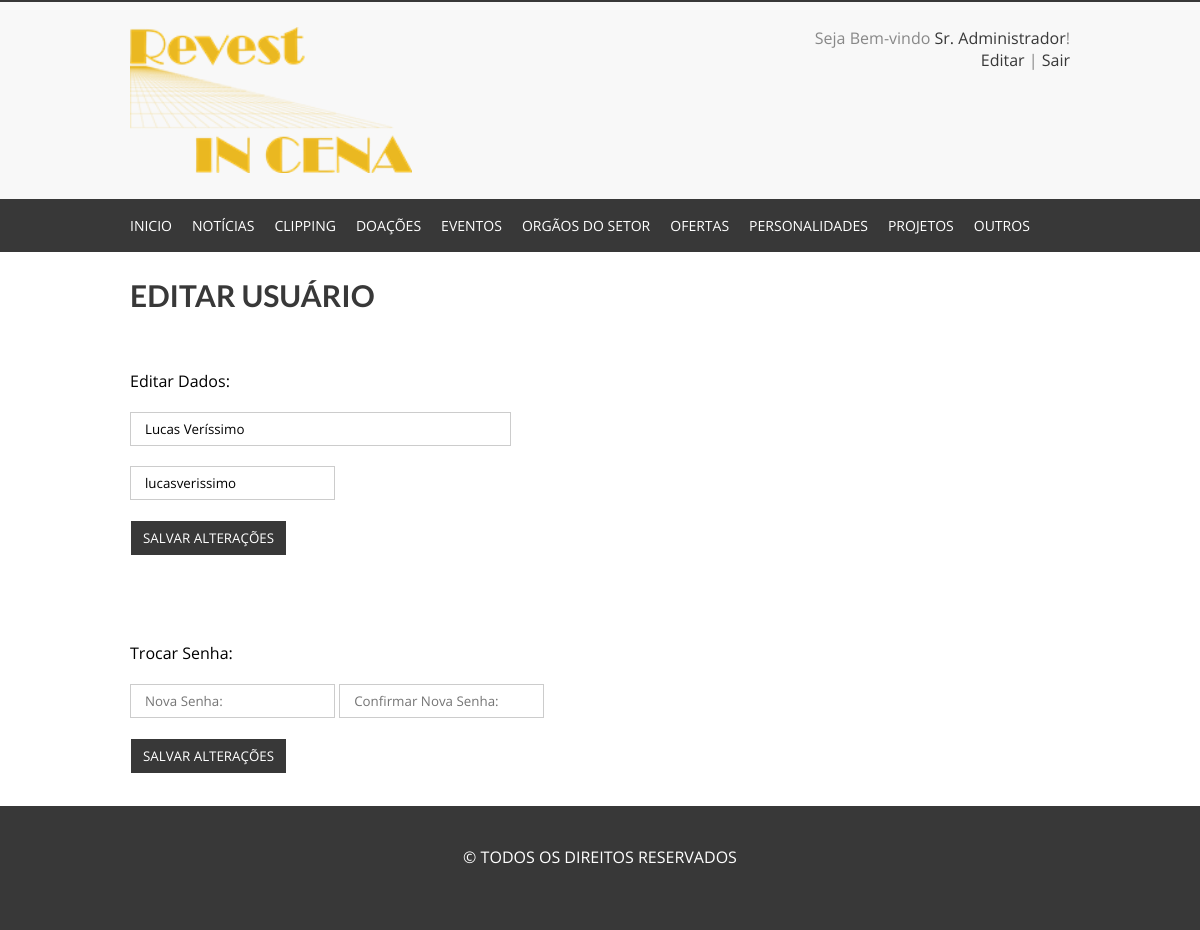
Screenshot of /cms/config.php?m=3&codid=3 (signed in) with the database file from the repository.
### tables this page shows
CREATE TABLE IF NOT EXISTS `usuarios` (
  `id_us` int(11) NOT NULL AUTO_INCREMENT,
  `nome_us` varchar(60) NOT NULL,
  `usuario_us` varchar(32) NOT NULL,
  `email_us` varchar(80) NOT NULL,
  `senha_us` char(40) NOT NULL,
  PRIMARY KEY (`id_us`)
);

### cms/php/class/usuario.class.php (called while the page is built, shortened)
<?php
	class Usuario
	{
		function CarregarDados($conn, $id){
			$select = mysqli_query($conn, "SELECT * FROM usuarios WHERE id_us=$id");
			if(mysqli_num_rows($select)==1){
				$dados = mysqli_fetch_assoc($select);
				$this->nome = $dados['nome_us'];
				$this->usuario = $dados['usuario_us'];
			}else{
				return false;
			}
		}
	}
?>

### cms/includes/editar-usuario.php (the view, shortened to what this page needs)
<section class="Centro Conteudo">
	<h1 class="TituloPagina">Editar Usuário</h1><br/>
	<form name="cadastrar" method="post" onsubmit="return CadastrarUsuario(this)">
		<div class="Linha">Editar Dados:</div>
		<div class="Linha">
			<input type="text" name="nome" class="Campo input" placeholder="Nome: " value="<?php echo $DadosCarregados->nome?>" style="width: 37.3%"/>
		</div>
		<div class="Linha">
			<input type="text" name="usuario" class="Campo input" placeholder="Usuário: " value="<?php echo $DadosCarregados->usuario?>" />
		</div>
		<div class="Linha">
			<input type="submit" value="Salvar Alterações" class="Campo Btn CadEmp AlterDs"/>
		</div>
		<div class="Linhainput resp">
		</div>
		<br/><br/>
	</form>
	<form name="senhas" method="post" onsubmit="return TrocarSenha(this)">
		<div class="Linha">Trocar Senha:</div>
		<div class="Linha">
			<input type="password" name="senha" class="Campo input" placeholder="Nova Senha: " />
			<input type="password" name="confsenha" class="Campo input" placeholder="Confirmar Nova Senha: " />
		</div>
		<div class="Linha">
			<input type="submit" value="Salvar Alterações" class="Campo Btn CadEmp AlterSn"/>
		</div>
		<div class="Linhainput resps">
		</div>
	</form>
</section>

### cms/includes/topo.php (shortened to what this page needs)
<?php
	include_once('php/class/usuario.class.php');
	$Usuario = new Usuario;
	$Usuario->CarregarDados($conn, $_SESSION['id']);
?>
		<header>
			<section class="Centro">
				<a href="../index.php">
					<img src="../imagens/logo.png" alt="Logo" class="Logo"/>
				</a>
				<div class="TopoSair">
					Seja Bem-vindo <a href="config.php?m=3"><?php echo $Usuario->nome;?></a>!<br/>
					<a href="config.php?m=3">Editar</a> | <a href="php/sair.php">Sair</a>
				</div>
				<div class="esp"></div>
			</section>
		</header>
		<nav>
			<section class="Centro">
				<ul class="ListaMenu">
					<li>
						<a href="index.php">Inicio</a>
					</li>
					<li>
						<a href="#">Notícias</a>
					</li>
					<li>
						<a href="#">Clipping</a>
					</li>
                    <li>
						<a href="#">Doações</a>
					</li>
					<li>
						<a href="#">Eventos</a>
					</li>
					<li>
						<a href="#">Orgãos do Setor</a>
					</li>
					<li>
						<a href="#">Ofertas</a>
					</li>
					<li>
						<a href="#">Personalidades</a>
					</li>
					<li>
						<a href="#">Projetos</a>
					</li>
					<li>
						<a href="#">Outros</a>
					</li>
				</ul>
				<div class="esp"></div>
			</section>
		</nav>

### cms/css/style.css (style rules this page uses)
* { padding: 0; margin: 0; font-family: OpenSans; outline: none; }
.esp { width: 100%; height: 1px; clear: both; }
header { width: 100%; height: auto; padding: 25px 0; background: #f8f8f8; border-top: 2px solid #383838; }
.Centro { width: 940px; height: auto; margin: auto; position: relative; }
.Logo { width: 30%; float: left; height: auto; }
.TopoSair { width: 30%; height: auto; float: right; text-align: right; font-size: 16px; color: #888; }
.TopoSair a { font-size: 16px; color: #383838; text-decoration: none; }
nav { background: #383838; width: 100%; height: auto; padding: 15px 0; }
.ListaMenu { list-style: none; }
.ListaMenu li { float: left; margin-right: 20px; text-align: left; position: relative; }
.ListaMenu li a { font-size: 14px; text-transform: uppercase; color: #FFF; text-decoration: none; padding-top: 5px; border-top: 2px solid transparent; }
.TituloPagina { font-family: LatoBold; font-weight: 100; color: #383838; text-transform: uppercase; padding: 25px 0; font-size: 30px; }
.Linha { width: 100%; height: auto; padding: 10px 0; }
.Campo { padding: 7px 14px; border: 1px solid #ccc; outline: none; transition:0.5s; }
.Btn { padding: 8px 12px; text-transform: uppercase; color: #fff; background: #383838; border: 1px solid #fff; transition: 0.5s; cursor: pointer; }

### rows the page displays
usuarios: nome_us "Sr. Administrador"
usuarios: nome "Lucas Veríssimo", usuario "lucasverissimo"
